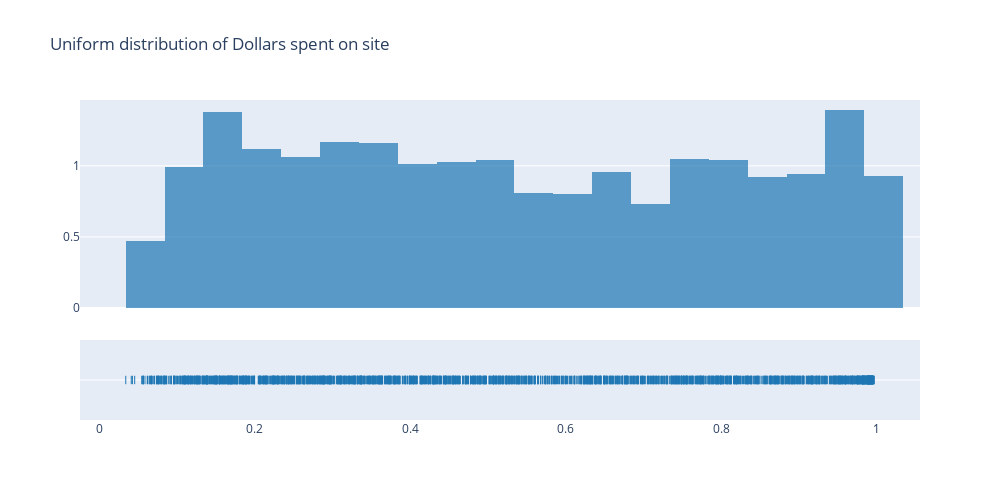

Notebook code cell kept with this figure:
### Code cell
dollar_cdf_plot  = ff.create_distplot([dollar_cdf.values.reshape(-1)], group_labels = [' '], show_curve=False, bin_size=0.05)
dollar_cdf_plot.update_layout(showlegend=False, title_text='Uniform distribution of Dollars spent on site', width=1000, height=500)
dollar_cdf_plot.show()

### Figure 1 — Plotly figure (JSON) as saved in the notebook; plotly's stock layout.template omitted (floating-point values rounded to 4 significant figures; data arrays with more than 128 entries replaced by an {"elided": "..."} marker saying what was removed)
{"data": [{"autobinx": false, "histnorm": "probability density", "legendgroup": " ", "marker": {"color": "rgb(31, 119, 180)"}, "name": " ", "opacity": 0.7, "type": "histogram", "x": {"elided": "2000 float values"}, "xaxis": "x", "xbins": {"end": 0.9968, "size": 0.05, "start": 0.03389}, "yaxis": "y"}, {"legendgroup": " ", "marker": {"color": "rgb(31, 119, 180)", "symbol": "line-ns-open"}, "mode": "markers", "name": " ", "showlegend": false, "type": "scatter", "x": {"elided": "2000 float values"}, "xaxis": "x", "y": {"elided": "2000 str values"}, "yaxis": "y2"}], "layout": {"barmode": "overlay", "height": 500, "hovermode": "closest", "legend": {"traceorder": "reversed"}, "showlegend": false, "title": {"text": "Uniform distribution of Dollars spent on site"}, "width": 1000, "xaxis": {"anchor": "y2", "domain": [0, 1], "zeroline": false}, "yaxis": {"anchor": "free", "domain": [0.35, 1], "position": 0}, "yaxis2": {"anchor": "x", "domain": [0, 0.25], "dtick": 1, "showticklabels": false}}}
